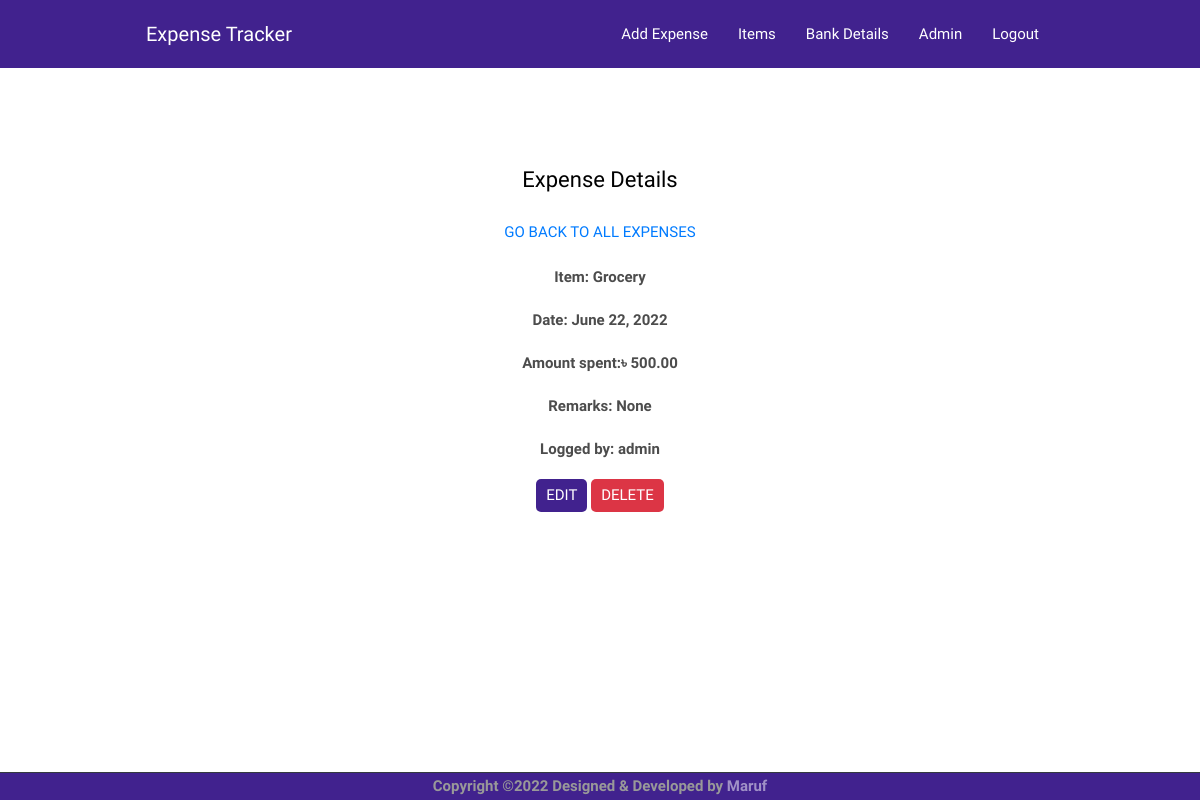
The page /expenditure/28/ (signed in) on the database its author committed.
### app/models.py (models this page shows, shortened)
class Expenditure(models.Model):
    item = models.ForeignKey(Item, on_delete=models.SET_NULL, null=True, related_name='items')
    author = models.ForeignKey('auth.User', on_delete=models.DO_NOTHING, null=True)
    bank = models.ForeignKey(Bank, on_delete=models.DO_NOTHING, blank=True, null=True)
    date = models.DateField(blank=False, null=False, default=datetime.date.today)
    amount = models.DecimalField(max_digits=20, decimal_places=2, validators=[MinValueValidator(Decimal('0.01'))])
    remarks = models.CharField(max_length=200, blank=True, null=True)

class Item(models.Model):
    name = models.CharField(max_length=250,unique=True)
    def __str__(self):
        return self.name

### app/views.py (the view)
# urls.py: path('expenditure/<int:pk>/',views.ExpenditureDetailView.as_view(),name='expenditure_detail'),
class ExpenditureDetailView(LoginRequiredMixin, DetailView):
    context_object_name = 'expenditure'
    login_url = '/login/'
    model = Expenditure

### app/templates/app/expenditure_detail.html (shortened to what this page needs)
{% extends 'app/base.html' %}
{% block content %}
{% load humanize %}
<section class="section">
    <div class="container">
        <div class="row">
            <div class="col-lg-10 mx-auto text-center">
                <p class="font-secondary paragraph-lg text-dark">Expense Details</p>
                <p class="font-secondary">
                    <a class="btn btn-xs btn-link" href="{% url 'expenditure_list' %}">
                        Go Back To All Expenses
                    </a>
                </p>
            </div>
        </div>
        <div class="row">
            <div class="col-lg-10 mx-auto text-center">
                <p>Item: {{ expenditure.item }}</p>
                <p>Date: {{ expenditure.date }}</p>
                <p>Amount spent:৳ {{ expenditure.amount|intcomma }}</p>
                <p>Remarks: {{ expenditure.remarks }}</p>
                <p>Logged by: {{ expenditure.author }}</p>
                <a class="btn btn-xs btn-primary" href="{% url 'expenditure_edit' pk=expenditure.pk %}">
                    Edit
                </a>
                <a class="btn btn-xs btn-danger" href="{% url 'expenditure_remove' pk=expenditure.pk %}">
                    Delete
                </a>
            </div>
        </div>
    </div>
</section>
{% endblock content %}

### app/static/css/style.css (style rules this page uses)
body { line-height: 1.2; font-family: "Abel", sans-serif; -webkit-font-smoothing: antialiased; font-size: 15px; color: #4c4c4c; }
p, .paragraph { font-weight: 700; color: #4c4c4c; font-size: 15px; line-height: 1.8; font-family: "Abel", sans-serif; }
p-lg, .paragraph-lg { font-size: 22px; font-weight: 500; }
.btn { font-size: 22px; font-family: "Abel", sans-serif; text-transform: uppercase; padding: 16px 44px; border-radius: 5px; font-weight: 400; border: 0; position: relative; z-index: 1; transition: 0.2s ease; }
.btn-xs { padding: 5px 10px; font-size: 15px; }
.btn-primary { background: #41228e; color: #fff; }
body { background-color: #fff; overflow-x: hidden; }
a, a:hover, a:focus { text-decoration: none; }
a, button, select { cursor: pointer; transition: 0.2s ease; }
.section { padding-top: 80px; padding-bottom: 80px; }
.text-dark { color: #000 !important; }
.font-secondary { font-family: "Abel", sans-serif !important; }

### rows shown on the page
Expenditure: item "Grocery", date "June 22, 2022", amount "500.00", remarks "None", author "admin"
